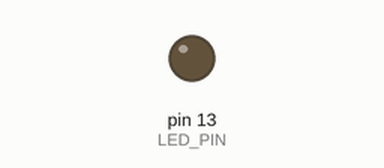
Simulated run of this sketch. Board: SparkFun Pro Micro, built with avr-gcc and run on an emulated ATmega32U4. Shown: output pins drawn as LEDs (lit = HIGH). USB keyboard and mouse output is not drawn.

Above: at 5.5 s.
At 10.02 s:
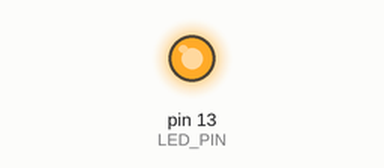
Timing chart, 0 to 14.1 s (numbered marks = the images above):
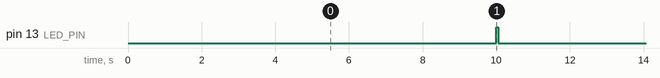

The sketch:

mouse-jiggler.ino
```cpp
/* Mouse Jiggler for Arduino Pro Micro
 *
 * This sketch moves the mouse cursor slightly every few seconds to prevent
 * the computer from going to sleep or showing an idle screen.
 *
 * Features:
 * - Moves mouse cursor only on X axis (horizontal)
 * - Alternates left/right to stay in place
 * - Configurable jiggle interval
 * - LED indicator (if available)
 */

#include <Mouse.h>

// Configuration
const unsigned long JIGGLE_INTERVAL = 10000; // 10 seconds in milliseconds
const int MOVEMENT_DISTANCE = 20; // Pixels to move (horizontal only)
const int LED_PIN = LED_BUILTIN; // Built-in LED pin

unsigned long lastJiggleTime = 0;
bool moveRight = true; // Toggle between right and left movement

void setup() {
  // Initialize mouse control
  Mouse.begin();

  // Initialize LED pin if available
  if (LED_PIN != -1) {
    pinMode(LED_PIN, OUTPUT);
    digitalWrite(LED_PIN, LOW);
  }

  // Small delay to allow system to recognize the device
  delay(1000);
}

void loop() {
  unsigned long currentTime = millis();

  // Check if it's time to jiggle
  if (currentTime - lastJiggleTime >= JIGGLE_INTERVAL) {
    jiggleMouse();
    lastJiggleTime = currentTime;

    // Blink LED to indicate activity
    if (LED_PIN != -1) {
      digitalWrite(LED_PIN, HIGH);
      delay(50);
      digitalWrite(LED_PIN, LOW);
    }
  }

  // Small delay to prevent excessive CPU usage
  delay(100);
}

void jiggleMouse() {
  // Move mouse only on X axis (horizontal movement)
  // Alternates between right and left to keep cursor in place
  // This prevents screen drift and keeps the cursor on the current screen

  if (moveRight) {
    Mouse.move(MOVEMENT_DISTANCE, 0, 0);  // Move right
  } else {
    Mouse.move(-MOVEMENT_DISTANCE, 0, 0); // Move left (back to start)
  }

  // Toggle direction for next jiggle
  moveRight = !moveRight;
}
```

Measured:
- by itself, pin 13 (LED_PIN): alternates HIGH for 0.05 s and LOW for 10.0 s
